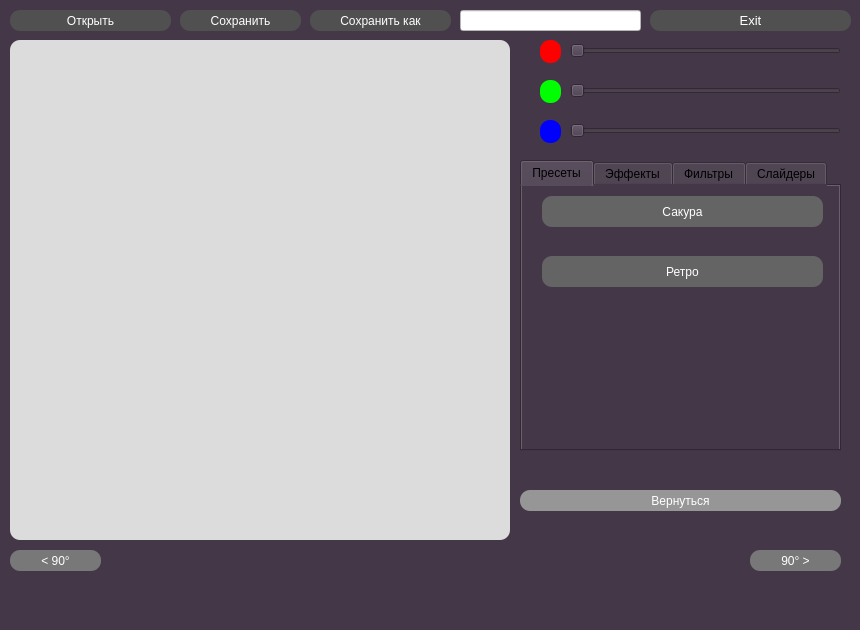
<?xml version="1.0" encoding="UTF-8"?>
<ui version="4.0">
 <class>MainWindow</class>
 <widget class="QMainWindow" name="MainWindow">
  <property name="geometry">
   <rect>
    <x>0</x>
    <y>0</y>
    <width>860</width>
    <height>630</height>
   </rect>
  </property>
  <property name="minimumSize">
   <size>
    <width>860</width>
    <height>630</height>
   </size>
  </property>
  <property name="maximumSize">
   <size>
    <width>860</width>
    <height>630</height>
   </size>
  </property>
  <property name="focusPolicy">
   <enum>Qt::NoFocus</enum>
  </property>
  <property name="windowTitle">
   <string>MiNiEditor</string>
  </property>
  <property name="styleSheet">
   <string notr="true">background-color: rgb(68, 56, 72);</string>
  </property>
  <widget class="QWidget" name="centralwidget">
   <widget class="QPushButton" name="back">
    <property name="geometry">
     <rect>
      <x>520</x>
      <y>490</y>
      <width>321</width>
      <height>21</height>
     </rect>
    </property>
    <property name="mouseTracking">
     <bool>false</bool>
    </property>
    <property name="focusPolicy">
     <enum>Qt::StrongFocus</enum>
    </property>
    <property name="toolTip">
     <string/>
    </property>
    <property name="autoFillBackground">
     <bool>false</bool>
    </property>
    <property name="styleSheet">
     <string notr="true">QPushButton {
color: rgb(255, 255, 255);
background-color: rgb(150, 150, 150);
border-radius:10px;
}

QPushButton:hover {
	background-color: rgb(170, 170, 170);
}</string>
    </property>
    <property name="text">
     <string>Вернуться</string>
    </property>
    <property name="checkable">
     <bool>false</bool>
    </property>
    <property name="autoDefault">
     <bool>false</bool>
    </property>
    <property name="default">
     <bool>false</bool>
    </property>
    <property name="flat">
     <bool>false</bool>
    </property>
   </widget>
   <widget class="QPushButton" name="green">
    <property name="geometry">
     <rect>
      <x>540</x>
      <y>80</y>
      <width>21</width>
      <height>23</height>
     </rect>
    </property>
    <property name="styleSheet">
     <string notr="true">background-color: rgb(0, 255, 0);
border-radius:10px;</string>
    </property>
    <property name="text">
     <string/>
    </property>
   </widget>
   <widget class="QPushButton" name="rotate_r">
    <property name="geometry">
     <rect>
      <x>750</x>
      <y>550</y>
      <width>91</width>
      <height>21</height>
     </rect>
    </property>
    <property name="styleSheet">
     <string notr="true">QPushButton {
background-color: rgb(120, 120, 120);
border-radius:10px;
color: rgb(255, 255, 255);
}

QPushButton:hover {
	background-color: rgb(140, 140, 140);
}</string>
    </property>
    <property name="text">
     <string>90° &gt;</string>
    </property>
    <attribute name="buttonGroup">
     <string notr="true">buttonGroup</string>
    </attribute>
   </widget>
   <widget class="QPushButton" name="red">
    <property name="geometry">
     <rect>
      <x>540</x>
      <y>40</y>
      <width>21</width>
      <height>23</height>
     </rect>
    </property>
    <property name="styleSheet">
     <string notr="true">background-color: rgb(255, 0, 0);
border-radius:10px;</string>
    </property>
    <property name="text">
     <string/>
    </property>
   </widget>
   <widget class="QPushButton" name="blue">
    <property name="geometry">
     <rect>
      <x>540</x>
      <y>120</y>
      <width>21</width>
      <height>23</height>
     </rect>
    </property>
    <property name="styleSheet">
     <string notr="true">background-color: rgb(0, 0, 255);
border-radius:10px;</string>
    </property>
    <property name="text">
     <string/>
    </property>
   </widget>
   <widget class="QPushButton" name="rotate_l">
    <property name="geometry">
     <rect>
      <x>10</x>
      <y>550</y>
      <width>91</width>
      <height>21</height>
     </rect>
    </property>
    <property name="styleSheet">
     <string notr="true">QPushButton {
background-color: rgb(120, 120, 120);
border-radius:10px;
color: rgb(255, 255, 255);
}

QPushButton:hover {
	background-color: rgb(140, 140, 140);
}</string>
    </property>
    <property name="text">
     <string>&lt; 90°</string>
    </property>
    <attribute name="buttonGroup">
     <string notr="true">buttonGroup</string>
    </attribute>
   </widget>
   <widget class="QSlider" name="red_slider">
    <property name="geometry">
     <rect>
      <x>570</x>
      <y>40</y>
      <width>271</width>
      <height>21</height>
     </rect>
    </property>
    <property name="styleSheet">
     <string notr="true"/>
    </property>
    <property name="maximum">
     <number>255</number>
    </property>
    <property name="orientation">
     <enum>Qt::Horizontal</enum>
    </property>
   </widget>
   <widget class="QSlider" name="green_slider">
    <property name="geometry">
     <rect>
      <x>570</x>
      <y>80</y>
      <width>271</width>
      <height>21</height>
     </rect>
    </property>
    <property name="styleSheet">
     <string notr="true"/>
    </property>
    <property name="maximum">
     <number>255</number>
    </property>
    <property name="orientation">
     <enum>Qt::Horizontal</enum>
    </property>
   </widget>
   <widget class="QSlider" name="blue_slider">
    <property name="geometry">
     <rect>
      <x>570</x>
      <y>120</y>
      <width>271</width>
      <height>21</height>
     </rect>
    </property>
    <property name="maximum">
     <number>255</number>
    </property>
    <property name="orientation">
     <enum>Qt::Horizontal</enum>
    </property>
   </widget>
   <widget class="QLabel" name="image">
    <property name="geometry">
     <rect>
      <x>10</x>
      <y>40</y>
      <width>500</width>
      <height>500</height>
     </rect>
    </property>
    <property name="maximumSize">
     <size>
      <width>500</width>
      <height>500</height>
     </size>
    </property>
    <property name="styleSheet">
     <string notr="true">border-radius:10px;
background-color: rgb(220, 220, 220);</string>
    </property>
    <property name="frameShape">
     <enum>QFrame::Box</enum>
    </property>
    <property name="text">
     <string>&lt;html&gt;&lt;head/&gt;&lt;body&gt;&lt;p align=&quot;center&quot;&gt;&lt;br/&gt;&lt;/p&gt;&lt;/body&gt;&lt;/html&gt;</string>
    </property>
    <property name="alignment">
     <set>Qt::AlignCenter</set>
    </property>
   </widget>
   <widget class="QTabWidget" name="tabWidget">
    <property name="geometry">
     <rect>
      <x>520</x>
      <y>160</y>
      <width>321</width>
      <height>291</height>
     </rect>
    </property>
    <property name="styleSheet">
     <string notr="true">background-color: rgb(68, 56, 72);</string>
    </property>
    <property name="currentIndex">
     <number>0</number>
    </property>
    <widget class="QWidget" name="tab_3">
     <attribute name="title">
      <string>Пресеты</string>
     </attribute>
     <widget class="QPushButton" name="pres_sakura">
      <property name="geometry">
       <rect>
        <x>20</x>
        <y>10</y>
        <width>281</width>
        <height>31</height>
       </rect>
      </property>
      <property name="styleSheet">
       <string notr="true">QPushButton {
color: rgb(255, 255, 255);
background-color: rgb(100, 100, 100);
border-radius:10px;
}

QPushButton:hover {
	background-color: rgb(120, 120, 120);
}</string>
      </property>
      <property name="text">
       <string>Сакура</string>
      </property>
     </widget>
     <widget class="QPushButton" name="pres_retro">
      <property name="geometry">
       <rect>
        <x>20</x>
        <y>70</y>
        <width>281</width>
        <height>31</height>
       </rect>
      </property>
      <property name="styleSheet">
       <string notr="true">QPushButton {
background-color: rgb(100, 100, 100);
border-radius:10px;
color: rgb(255, 255, 255);
}

QPushButton:hover {
	background-color: rgb(120, 120, 120);
}</string>
      </property>
      <property name="text">
       <string>Ретро</string>
      </property>
     </widget>
    </widget>
    <widget class="QWidget" name="tab_2">
     <attribute name="title">
      <string>Эффекты</string>
     </attribute>
     <widget class="QPushButton" name="ef_rez">
      <property name="geometry">
       <rect>
        <x>20</x>
        <y>10</y>
        <width>281</width>
        <height>41</height>
       </rect>
      </property>
      <property name="styleSheet">
       <string notr="true">QPushButton {
background-color: rgb(100, 100, 100);
color: rgb(255, 255, 255);
border-radius:10px;
}

QPushButton:hover {
	background-color: rgb(120, 120, 120);
}</string>
      </property>
      <property name="text">
       <string>Резкость</string>
      </property>
     </widget>
     <widget class="QPushButton" name="ef_3d1">
      <property name="geometry">
       <rect>
        <x>20</x>
        <y>110</y>
        <width>281</width>
        <height>41</height>
       </rect>
      </property>
      <property name="styleSheet">
       <string notr="true">QPushButton {
background-color: rgb(100, 100, 100);
border-radius:10px;
color: rgb(255, 255, 255);
}

QPushButton:hover {
	background-color: rgb(120, 120, 120);
}</string>
      </property>
      <property name="text">
       <string>3D №1</string>
      </property>
     </widget>
     <widget class="QPushButton" name="ef_contur">
      <property name="geometry">
       <rect>
        <x>20</x>
        <y>60</y>
        <width>281</width>
        <height>41</height>
       </rect>
      </property>
      <property name="styleSheet">
       <string notr="true">QPushButton {
background-color: rgb(100, 100, 100);
border-radius:10px;
color: rgb(255, 255, 255);
}

QPushButton:hover {
	background-color: rgb(120, 120, 120);
}</string>
      </property>
      <property name="text">
       <string>Контур</string>
      </property>
     </widget>
     <widget class="QPushButton" name="ef_3d2">
      <property name="geometry">
       <rect>
        <x>20</x>
        <y>160</y>
        <width>281</width>
        <height>41</height>
       </rect>
      </property>
      <property name="styleSheet">
       <string notr="true">QPushButton {
background-color: rgb(100, 100, 100);
border-radius:10px;
color: rgb(255, 255, 255);
}

QPushButton:hover {
	background-color: rgb(120, 120, 120);
}</string>
      </property>
      <property name="text">
       <string>3D №2</string>
      </property>
     </widget>
     <widget class="QPushButton" name="ef_3d3">
      <property name="geometry">
       <rect>
        <x>20</x>
        <y>210</y>
        <width>281</width>
        <height>41</height>
       </rect>
      </property>
      <property name="styleSheet">
       <string notr="true">QPushButton {
background-color: rgb(100, 100, 100);
border-radius:10px;
color: rgb(255, 255, 255);
}

QPushButton:hover {
	background-color: rgb(120, 120, 120);
}</string>
      </property>
      <property name="text">
       <string>3D №3</string>
      </property>
     </widget>
    </widget>
    <widget class="QWidget" name="widget">
     <attribute name="title">
      <string>Фильтры</string>
     </attribute>
     <widget class="QPushButton" name="black_white">
      <property name="geometry">
       <rect>
        <x>10</x>
        <y>10</y>
        <width>141</width>
        <height>41</height>
       </rect>
      </property>
      <property name="whatsThis">
       <string>&lt;html&gt;&lt;head/&gt;&lt;body&gt;&lt;p&gt;&lt;br/&gt;&lt;/p&gt;&lt;/body&gt;&lt;/html&gt;</string>
      </property>
      <property name="styleSheet">
       <string notr="true">QPushButton {
background-color: rgb(100, 100, 100);
border-radius:10px;
color: rgb(255, 255, 255);
}

QPushButton:hover {
	background-color: rgb(120, 120, 120);
}</string>
      </property>
      <property name="text">
       <string>Черно-белый</string>
      </property>
     </widget>
     <widget class="QPushButton" name="negative">
      <property name="geometry">
       <rect>
        <x>160</x>
        <y>10</y>
        <width>141</width>
        <height>41</height>
       </rect>
      </property>
      <property name="styleSheet">
       <string notr="true">QPushButton {
background-color: rgb(100, 100, 100);
border-radius:10px;
color: rgb(255, 255, 255);
}

QPushButton:hover {
	background-color: rgb(120, 120, 120);
}</string>
      </property>
      <property name="text">
       <string>Негатив</string>
      </property>
     </widget>
     <widget class="QPushButton" name="blue_inversion">
      <property name="geometry">
       <rect>
        <x>10</x>
        <y>60</y>
        <width>141</width>
        <height>41</height>
       </rect>
      </property>
      <property name="styleSheet">
       <string notr="true">QPushButton {
background-color: rgb(100, 100, 100);
border-radius:10px;
color: rgb(255, 255, 255);
}

QPushButton:hover {
	background-color: rgb(120, 120, 120);
}</string>
      </property>
      <property name="text">
       <string>Инверсия синего</string>
      </property>
     </widget>
     <widget class="QPushButton" name="retro_2">
      <property name="geometry">
       <rect>
        <x>10</x>
        <y>110</y>
        <width>141</width>
        <height>41</height>
       </rect>
      </property>
      <property name="styleSheet">
       <string notr="true">QPushButton {
background-color: rgb(100, 100, 100);
border-radius:10px;
color: rgb(255, 255, 255);
}

QPushButton:hover {
	background-color: rgb(120, 120, 120);
}</string>
      </property>
      <property name="text">
       <string>Ретро №2</string>
      </property>
     </widget>
     <widget class="QPushButton" name="retro_1">
      <property name="geometry">
       <rect>
        <x>160</x>
        <y>60</y>
        <width>141</width>
        <height>41</height>
       </rect>
      </property>
      <property name="styleSheet">
       <string notr="true">QPushButton {
background-color: rgb(100, 100, 100);
color: rgb(255, 255, 255);
border-radius:10px;
}

QPushButton:hover {
	background-color: rgb(120, 120, 120);
}</string>
      </property>
      <property name="text">
       <string>Ретро</string>
      </property>
     </widget>
     <widget class="QPushButton" name="retro_3">
      <property name="geometry">
       <rect>
        <x>160</x>
        <y>110</y>
        <width>141</width>
        <height>41</height>
       </rect>
      </property>
      <property name="styleSheet">
       <string notr="true">QPushButton {
background-color: rgb(100, 100, 100);
border-radius:10px;
color: rgb(255, 255, 255);
}

QPushButton:hover {
	background-color: rgb(120, 120, 120);
}</string>
      </property>
      <property name="text">
       <string>Ретро №3</string>
      </property>
     </widget>
     <widget class="QPushButton" name="f_blue">
      <property name="geometry">
       <rect>
        <x>10</x>
        <y>160</y>
        <width>141</width>
        <height>41</height>
       </rect>
      </property>
      <property name="styleSheet">
       <string notr="true">QPushButton {
background-color: rgb(100, 100, 100);
border-radius:10px;
color: rgb(255, 255, 255);
}

QPushButton:hover {
	background-color: rgb(120, 120, 120);
}</string>
      </property>
      <property name="text">
       <string>Синий</string>
      </property>
     </widget>
     <widget class="QPushButton" name="f_green">
      <property name="geometry">
       <rect>
        <x>160</x>
        <y>160</y>
        <width>141</width>
        <height>41</height>
       </rect>
      </property>
      <property name="styleSheet">
       <string notr="true">QPushButton {
background-color: rgb(100, 100, 100);
border-radius:10px;
color: rgb(255, 255, 255);
}

QPushButton:hover {
	background-color: rgb(120, 120, 120);
}</string>
      </property>
      <property name="text">
       <string>Зеленный</string>
      </property>
     </widget>
     <widget class="QPushButton" name="f_drawn">
      <property name="geometry">
       <rect>
        <x>10</x>
        <y>210</y>
        <width>141</width>
        <height>41</height>
       </rect>
      </property>
      <property name="styleSheet">
       <string notr="true">QPushButton {
background-color: rgb(100, 100, 100);
border-radius:10px;
color: rgb(255, 255, 255);
}

QPushButton:hover {
	background-color: rgb(120, 120, 120);
}</string>
      </property>
      <property name="text">
       <string>Нарисованный</string>
      </property>
     </widget>
    </widget>
    <widget class="QWidget" name="tab">
     <attribute name="title">
      <string>Слайдеры</string>
     </attribute>
     <widget class="QLabel" name="blur_s">
      <property name="geometry">
       <rect>
        <x>60</x>
        <y>10</y>
        <width>61</width>
        <height>20</height>
       </rect>
      </property>
      <property name="styleSheet">
       <string notr="true">color: rgb(255, 255, 255);</string>
      </property>
      <property name="text">
       <string>Размытие</string>
      </property>
     </widget>
     <widget class="QSlider" name="BlurSlider">
      <property name="geometry">
       <rect>
        <x>70</x>
        <y>50</y>
        <width>21</width>
        <height>191</height>
       </rect>
      </property>
      <property name="palette">
       <palette>
        <active>
         <colorrole role="Button">
          <brush brushstyle="SolidPattern">
           <color alpha="255">
            <red>68</red>
            <green>56</green>
            <blue>72</blue>
           </color>
          </brush>
         </colorrole>
         <colorrole role="Base">
          <brush brushstyle="SolidPattern">
           <color alpha="255">
            <red>68</red>
            <green>56</green>
            <blue>72</blue>
           </color>
          </brush>
         </colorrole>
         <colorrole role="Window">
          <brush brushstyle="SolidPattern">
           <color alpha="255">
            <red>68</red>
            <green>56</green>
            <blue>72</blue>
           </color>
          </brush>
         </colorrole>
        </active>
        <inactive>
         <colorrole role="Button">
          <brush brushstyle="SolidPattern">
           <color alpha="255">
            <red>68</red>
            <green>56</green>
            <blue>72</blue>
           </color>
          </brush>
         </colorrole>
         <colorrole role="Base">
          <brush brushstyle="SolidPattern">
           <color alpha="255">
            <red>68</red>
            <green>56</green>
            <blue>72</blue>
           </color>
          </brush>
         </colorrole>
         <colorrole role="Window">
          <brush brushstyle="SolidPattern">
           <color alpha="255">
            <red>68</red>
            <green>56</green>
            <blue>72</blue>
           </color>
          </brush>
         </colorrole>
        </inactive>
        <disabled>
         <colorrole role="Button">
          <brush brushstyle="SolidPattern">
           <color alpha="255">
            <red>68</red>
            <green>56</green>
            <blue>72</blue>
           </color>
          </brush>
         </colorrole>
         <colorrole role="Base">
          <brush brushstyle="SolidPattern">
           <color alpha="255">
            <red>68</red>
            <green>56</green>
            <blue>72</blue>
           </color>
          </brush>
         </colorrole>
         <colorrole role="Window">
          <brush brushstyle="SolidPattern">
           <color alpha="255">
            <red>68</red>
            <green>56</green>
            <blue>72</blue>
           </color>
          </brush>
         </colorrole>
        </disabled>
       </palette>
      </property>
      <property name="styleSheet">
       <string notr="true"/>
      </property>
      <property name="maximum">
       <number>30</number>
      </property>
      <property name="orientation">
       <enum>Qt::Vertical</enum>
      </property>
      <property name="tickPosition">
       <enum>QSlider::NoTicks</enum>
      </property>
      <property name="tickInterval">
       <number>0</number>
      </property>
     </widget>
     <widget class="QLabel" name="rotate">
      <property name="geometry">
       <rect>
        <x>220</x>
        <y>10</y>
        <width>51</width>
        <height>16</height>
       </rect>
      </property>
      <property name="styleSheet">
       <string notr="true">color: rgb(255, 255, 255);</string>
      </property>
      <property name="text">
       <string>Поворот</string>
      </property>
     </widget>
     <widget class="QSlider" name="RotateSlider">
      <property name="geometry">
       <rect>
        <x>230</x>
        <y>50</y>
        <width>21</width>
        <height>191</height>
       </rect>
      </property>
      <property name="orientation">
       <enum>Qt::Vertical</enum>
      </property>
     </widget>
    </widget>
   </widget>
   <widget class="QLabel" name="actions_line">
    <property name="geometry">
     <rect>
      <x>330</x>
      <y>550</y>
      <width>271</width>
      <height>21</height>
     </rect>
    </property>
    <property name="whatsThis">
     <string>&lt;html&gt;&lt;head/&gt;&lt;body&gt;&lt;p&gt;&lt;br/&gt;&lt;/p&gt;&lt;/body&gt;&lt;/html&gt;</string>
    </property>
    <property name="styleSheet">
     <string notr="true">color: rgb(255, 255, 255);
background-color: rgb(68, 56, 72);
font: 75 8pt;</string>
    </property>
    <property name="text">
     <string>&lt;html&gt;&lt;head/&gt;&lt;body&gt;&lt;p align=&quot;center&quot;&gt;&lt;br/&gt;&lt;/p&gt;&lt;/body&gt;&lt;/html&gt;</string>
    </property>
   </widget>
   <widget class="QPushButton" name="open">
    <property name="geometry">
     <rect>
      <x>10</x>
      <y>10</y>
      <width>161</width>
      <height>21</height>
     </rect>
    </property>
    <property name="styleSheet">
     <string notr="true">QPushButton {
color: rgb(255, 255, 255);
background-color: rgb(80, 80, 80);
border-radius:10px;
}

QPushButton:hover {
	background-color: rgb(100, 100, 100);
}</string>
    </property>
    <property name="text">
     <string>Открыть</string>
    </property>
   </widget>
   <widget class="QPushButton" name="exit">
    <property name="geometry">
     <rect>
      <x>650</x>
      <y>10</y>
      <width>201</width>
      <height>21</height>
     </rect>
    </property>
    <property name="styleSheet">
     <string notr="true">QPushButton {
background-color: rgb(80, 80, 80);
color: rgb(255, 255, 255);
font: 75 10pt;
border-radius:10px;
}

QPushButton:hover {
	background-color: rgb(100, 100, 100);
}</string>
    </property>
    <property name="text">
     <string>Exit</string>
    </property>
   </widget>
   <widget class="QPushButton" name="save">
    <property name="geometry">
     <rect>
      <x>180</x>
      <y>10</y>
      <width>121</width>
      <height>21</height>
     </rect>
    </property>
    <property name="focusPolicy">
     <enum>Qt::StrongFocus</enum>
    </property>
    <property name="styleSheet">
     <string notr="true">QPushButton {
color: rgb(255, 255, 255);
background-color: rgb(80, 80, 80);
border-radius:10px;
}

QPushButton:hover {
	background-color: rgb(100, 100, 100);
}</string>
    </property>
    <property name="text">
     <string>Сохранить</string>
    </property>
   </widget>
   <widget class="QPushButton" name="save_as">
    <property name="geometry">
     <rect>
      <x>310</x>
      <y>10</y>
      <width>141</width>
      <height>21</height>
     </rect>
    </property>
    <property name="styleSheet">
     <string notr="true">QPushButton {
color: rgb(255, 255, 255);
background-color: rgb(80, 80, 80);
border-radius:10px;
}

QPushButton:hover {
	background-color: rgb(100, 100, 100);
}</string>
    </property>
    <property name="text">
     <string>Сохранить как</string>
    </property>
   </widget>
   <widget class="QLineEdit" name="save_as_name">
    <property name="geometry">
     <rect>
      <x>460</x>
      <y>10</y>
      <width>181</width>
      <height>21</height>
     </rect>
    </property>
    <property name="styleSheet">
     <string notr="true">background-color: rgb(255, 255, 255);</string>
    </property>
   </widget>
  </widget>
 </widget>
 <resources/>
 <connections/>
 <buttongroups>
  <buttongroup name="buttonGroup"/>
 </buttongroups>
</ui>
